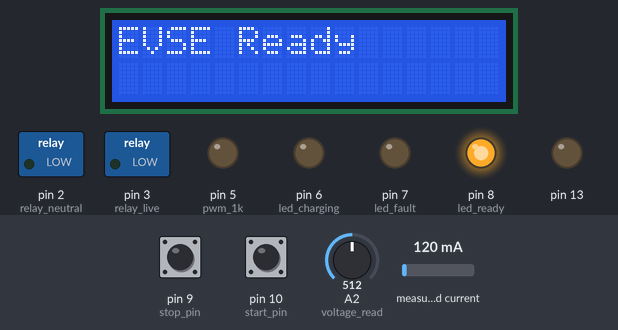
Bench run of a sketch on a simulated Arduino Uno, built with avr-gcc and run on an emulated ATmega328P. On the bench: 16×2 character LCD, switched loads named in the sketch (green lamp = pin HIGH), output pins drawn as LEDs (lit = HIGH). The inputs (shaded band) are chosen by the test bench; at power-on: pin 10 (start_pin) LOW, A2 (voltage_read) = 512, pin 9 (stop_pin) LOW, measured current 120 mA. What the sketch prints to the serial monitor is not drawn.

Above: at 1.7 s.
1.8 s: pin 10 (start_pin) pulled HIGH for 0.15 s
At 4.7 s:
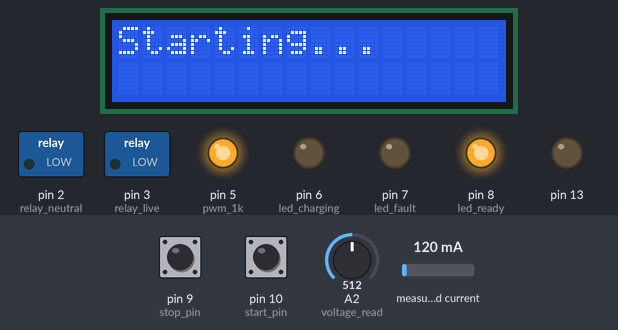
4.9 s: A2 (voltage_read) set to 584
6.6 s: A2 (voltage_read) set to 614
At 7.0 s:
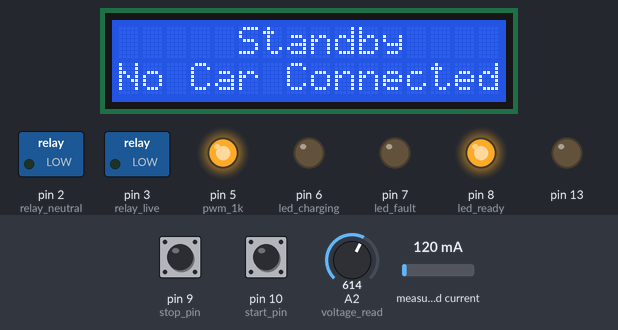
8.1 s: A2 (voltage_read) set to 564
11.1 s: A2 (voltage_read) set to 542
At 11.8 s:
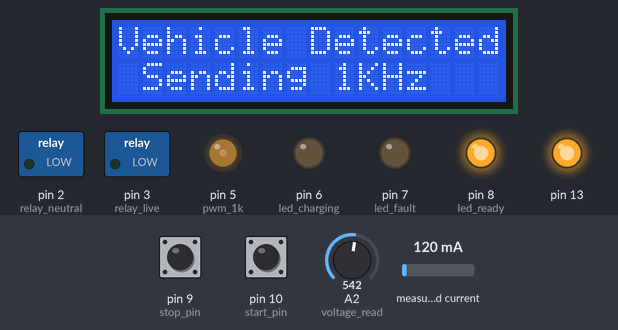
12.7 s: A2 (voltage_read) set to 362
15.7 s: A2 (voltage_read) set to 341
At 17.2 s:
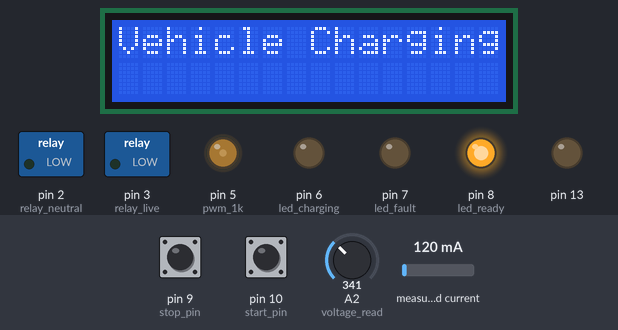
Timing chart, 0 to 20.4 s (numbered marks = the images above; inputs shaded):
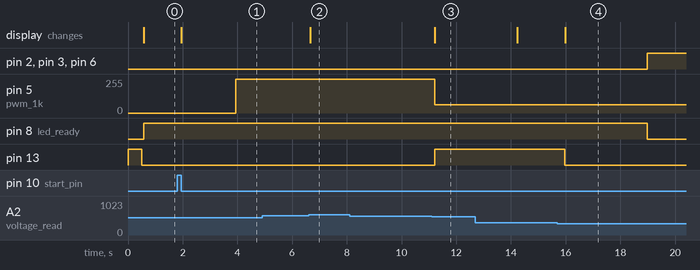

The sketch:

EVC_1.ino
```cpp
#include <EmonLib.h>
int voltage;
#define adc_12v_min 600
#define adc_12v_max 950
#define adc_9v_min 450
#define adc_9v_max 550
#define adc_6v_min 250
#define adc_6v_max 350
#define adc_3v_min 100
#define adc_3v_max 230
int32_t frequency = 1000;//hz
#define duty_cycle 63.75  //   (10% 25.5)||(16% 40.8)||(25% 63.75)||(30% 76.5)||(40% 102)||(50% 127.5)||(100% 255) ,if above 800us or 80% duty cycle rule changes

unsigned long voltagetotal = 0;
unsigned long voltageavg = 0;
int counterval = 0;

#include <Wire.h>
#include <LiquidCrystal_I2C.h>
LiquidCrystal_I2C lcd(0x27, 16, 2);


bool      volt6_flag = false;
bool      volt9_flag = false;
bool      volt12_flag = false;
uint8_t count = 0;

#define start_pin 10
#define stop_pin 9            //interupt

bool start_flag = false; // MAKE IT FALSE FOR DEVELOPMENT

#define led_ready 8
#define led_charging 6
#define led_fault 7

#define pwm_1k 5
#define voltage_read A2

#define relay_live 3
#define relay_neutral 2
#define current_ip_pin A3
EnergyMonitor emon1;

void start_detect()                          //Switch ON button
{
  if (start_flag == false)
  {
    if (   digitalRead(start_pin) == HIGH)
    {
      _delay_ms(50);
      if (  digitalRead(start_pin) == HIGH)
      {
        lcd.clear();
        lcd.setCursor(0, 0);
        lcd.print("Starting...");
        delay(2000);
        start_flag = true;
        analogWrite(pwm_1k, 255);
      }
    }
  }
}
void setup() {
  TCCR0B = TCCR0B & B11111000 | B00000011;
  Serial.begin(9600);
  pinMode(start_pin , INPUT);
  pinMode(stop_pin , INPUT);
  pinMode(led_ready , OUTPUT);
  pinMode(led_charging , OUTPUT);
  pinMode(led_fault , OUTPUT);
  pinMode(relay_live, OUTPUT);
  pinMode(relay_neutral, OUTPUT);
  digitalWrite(relay_live, LOW);
  digitalWrite(relay_neutral, LOW);
  emon1.current(current_ip_pin, 60.1);
  //  emon1.c urrent(current_ip_pin, 111.1);
  pinMode(13, OUTPUT);
  digitalWrite(13, HIGH);
  delay(500);
  digitalWrite(13, LOW);
  Serial.println("STARTING");
  Wire.begin();
  Wire.beginTransmission(0x27);
  int   err = Wire.endTransmission();
  Serial.println(err);
  if (err == 0)
  {
    Serial.println("LCD Ready");
    lcd.init();
    lcd.backlight();
    lcd.clear();
    lcd.setCursor(0, 0);
    lcd.print("EVSE Ready");
    //rtcf = 1;
  }
  else
  {
    Serial.println(F("LCDfault "));
  }
}

void loop()
{
  stop_detect();
  if (start_flag == true)
  {
    voltagetotal = 0;
    voltageavg = 0;
    counterval = 0;
    for (int i = 0; i < 100; i++)
    {
      voltage = analogRead(voltage_read);
      if (volt9_flag == 1)
      {
        if (voltage > 100)
        {
          voltagetotal += voltage;
          counterval++;
        }
      }
      else if (volt6_flag == 1)
      {
        //        if (voltage > 420)
        //        {
        //          stop_now();
        //        }
        if (voltage > 100)
        {
          voltagetotal += voltage;
          counterval++;
        }
      }
      else
      {
        if (voltage > 50)
        {
          voltagetotal += voltage;
          counterval++;
        }
      }
    }
    voltageavg = voltagetotal / counterval;
    voltage = voltageavg;
    Serial.print("Counter val: "); Serial.print(counterval);
    Serial.print("/100\tVoltage val: "); Serial.println(voltage);

    Serial.print(volt12_flag); Serial.print(volt9_flag); Serial.println(volt6_flag);
    if (voltage > 100) {
      if ((adc_12v_min < voltage) && (voltage < adc_12v_max)) //12v
      {
        if (volt6_flag == true)
        {
          stop_now();
        }
        else
        {
          digitalWrite(relay_live, LOW);
          digitalWrite(relay_neutral, LOW);
          Serial.println("on standby i.e no car connected ");
          lcd.clear();
          lcd.setCursor(5, 0);
          lcd.print("Standby");
          lcd.setCursor(0, 1);
          lcd.print("No Car Connected");
          volt12_flag = true;
          volt9_flag = false;
          volt6_flag = false;
        }
      }
      else if ((adc_9v_min < voltage) && (voltage < adc_9v_max )) //9v
      {
        if (volt12_flag == true)          //check if it was 12V first
        {
          digitalWrite(relay_live, LOW);
          digitalWrite(relay_neutral, LOW);
          Serial.println("vehicle detected ..sending 1khz signal ");
          lcd.clear();
          lcd.setCursor(0, 0);
          lcd.print("Vehicle Detected");
          lcd.setCursor(1, 1);
          lcd.print("Sending 1KHz");
          Serial.println(voltage);
          analogWrite(pwm_1k, duty_cycle);
          digitalWrite(led_ready, HIGH);
          digitalWrite(led_fault, LOW);
          digitalWrite(led_charging, LOW);
          digitalWrite(13, HIGH);
          delay(3000);
          lcd.clear();
          lcd.setCursor(0, 0);
          lcd.print("Waiting for 6V");
          volt9_flag = true;
          volt12_flag = false;
          volt6_flag = false;
        }
        else                    //wasnt 12V first directly 9V
        {
          if (volt6_flag == true)
          {
            stop_now();
          }
          Serial.println("In 9V Loop");
          //stop_now();                            //HE UNCOMMENT KARAYCHA NA
        }
      }
      else if ((adc_6v_min < voltage) && (voltage < adc_6v_max))//6v
      {
        Serial.println("In charging loop");
        double Irms = emon1.calcIrms(1480);  // Calculate Irms only
        Serial.print("Power: "); Serial.print(Irms * 230.0); Serial.print("  Current: "); Serial.println(Irms);

        if (volt9_flag == true)              //check if it was 9V first
        {
          digitalWrite(13, LOW);
          Serial.println("CHARGING STARTED");
          lcd.clear();
          lcd.setCursor(0, 0);
          lcd.print("Vehicle Charging");
          delay(3000);
          digitalWrite(relay_live, HIGH);
          digitalWrite(relay_neutral, HIGH);
          digitalWrite(led_charging, HIGH);
          digitalWrite(led_ready, LOW);
          digitalWrite(led_fault, LOW);
          volt9_flag = false;
          volt6_flag = true;
        }
      }
      else if ((adc_3v_min < voltage) && (voltage < adc_3v_max))//3v
      {
        digitalWrite(relay_live, LOW);
        digitalWrite(relay_neutral, LOW);
        digitalWrite(led_ready, LOW);
        digitalWrite(led_charging, LOW);
        digitalWrite(led_fault, LOW);
        //      start_flag = false;
        Serial.println("open surrounding needed X overheat ");
        volt6_flag = false;
        volt9_flag = false;
        volt12_flag = false;
      }
      else
      {
        Serial.println("No if conditions");
      }
    }                //>100 else ?
  }
  else                  //switch still OFF
  {
    digitalWrite(13, LOW);
    digitalWrite(led_ready, HIGH);
    Serial.println("Everything OFF");
    start_detect();
  }
  delay(100);
}

void stop_now()
{
  Serial.println("Stop now");
  lcd.clear();
  lcd.setCursor(0, 0);
  lcd.print("EVSE Ready");

  _delay_ms(5);
  start_flag = false;
  digitalWrite(relay_live, LOW);
  digitalWrite(relay_neutral, LOW);
  digitalWrite(led_charging, LOW);
  digitalWrite(led_ready, HIGH);
  digitalWrite(led_fault, LOW);
  volt6_flag = false;
  volt9_flag = false;
  volt12_flag = false;
  lcd.clear();
  lcd.setCursor(0, 0);
  lcd.print("EVSE Ready");
}

void stop_detect()
{
  if (   digitalRead(stop_pin) == HIGH)
  {
    _delay_ms(50);
    if (  digitalRead(stop_pin) == HIGH)
    {
      stop_now();
    }
  }
}
```

Measured:
- the behaviour switches between 600 and 601 on A2 (voltage_read) (found by bisection; images 1 and 2)
- the behaviour switches between 550 and 549 on A2 (voltage_read) (found by bisection; images 2 and 3)
- the behaviour switches between 350 and 349 on A2 (voltage_read) (found by bisection; images 3 and 4)
- after the input at 1.8 s, pin 5 (pwm_1k): 0/255 → 255/255 after 2.1 s; the display: changes after 0.14 s (image 1)
- after the input at 4.9 s, every drawn part: stays the same
- after the input at 6.6 s, the display: changes after 0.07 s (image 2)
- after the input at 8.1 s, every drawn part: stays the same
- after the input at 11.1 s, pin 5 (pwm_1k): 255/255 → 63/255 after 0.11 s; pin 13: LOW → HIGH after 0.11 s; the display: changes after 0.11 s (image 3)
- after the input at 15.7 s, pin 2 (relay_neutral), pin 3 (relay_live), pin 6 (led_charging): LOW → HIGH after 3.3 s; pin 8 (led_ready): HIGH → LOW after 3.3 s; pin 13: HIGH → LOW after 0.27 s; the display: changes after 0.29 s (image 4)
